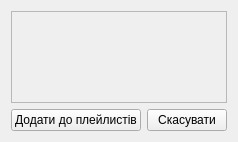
<?xml version="1.0" encoding="UTF-8"?>
<ui version="4.0">
 <class>Form</class>
 <widget class="QWidget" name="Form">
  <property name="geometry">
   <rect>
    <x>0</x>
    <y>0</y>
    <width>228</width>
    <height>142</height>
   </rect>
  </property>
  <property name="sizePolicy">
   <sizepolicy hsizetype="MinimumExpanding" vsizetype="MinimumExpanding">
    <horstretch>0</horstretch>
    <verstretch>0</verstretch>
   </sizepolicy>
  </property>
  <property name="maximumSize">
   <size>
    <width>300</width>
    <height>600</height>
   </size>
  </property>
  <property name="windowTitle">
   <string>Form</string>
  </property>
  <layout class="QVBoxLayout" name="verticalLayout_2">
   <item>
    <widget class="QScrollArea" name="scrollArea">
     <property name="widgetResizable">
      <bool>true</bool>
     </property>
     <widget class="QWidget" name="scrollAreaWidgetContents">
      <property name="geometry">
       <rect>
        <x>0</x>
        <y>0</y>
        <width>208</width>
        <height>90</height>
       </rect>
      </property>
      <layout class="QVBoxLayout" name="vl_playlists"/>
     </widget>
    </widget>
   </item>
   <item>
    <layout class="QHBoxLayout" name="horizontalLayout">
     <property name="bottomMargin">
      <number>0</number>
     </property>
     <item>
      <widget class="QPushButton" name="pushButton">
       <property name="text">
        <string>Додати до плейлистів</string>
       </property>
      </widget>
     </item>
     <item>
      <widget class="QPushButton" name="pushButton_2">
       <property name="text">
        <string>Скасувати</string>
       </property>
      </widget>
     </item>
    </layout>
   </item>
  </layout>
 </widget>
 <resources/>
 <connections/>
</ui>
